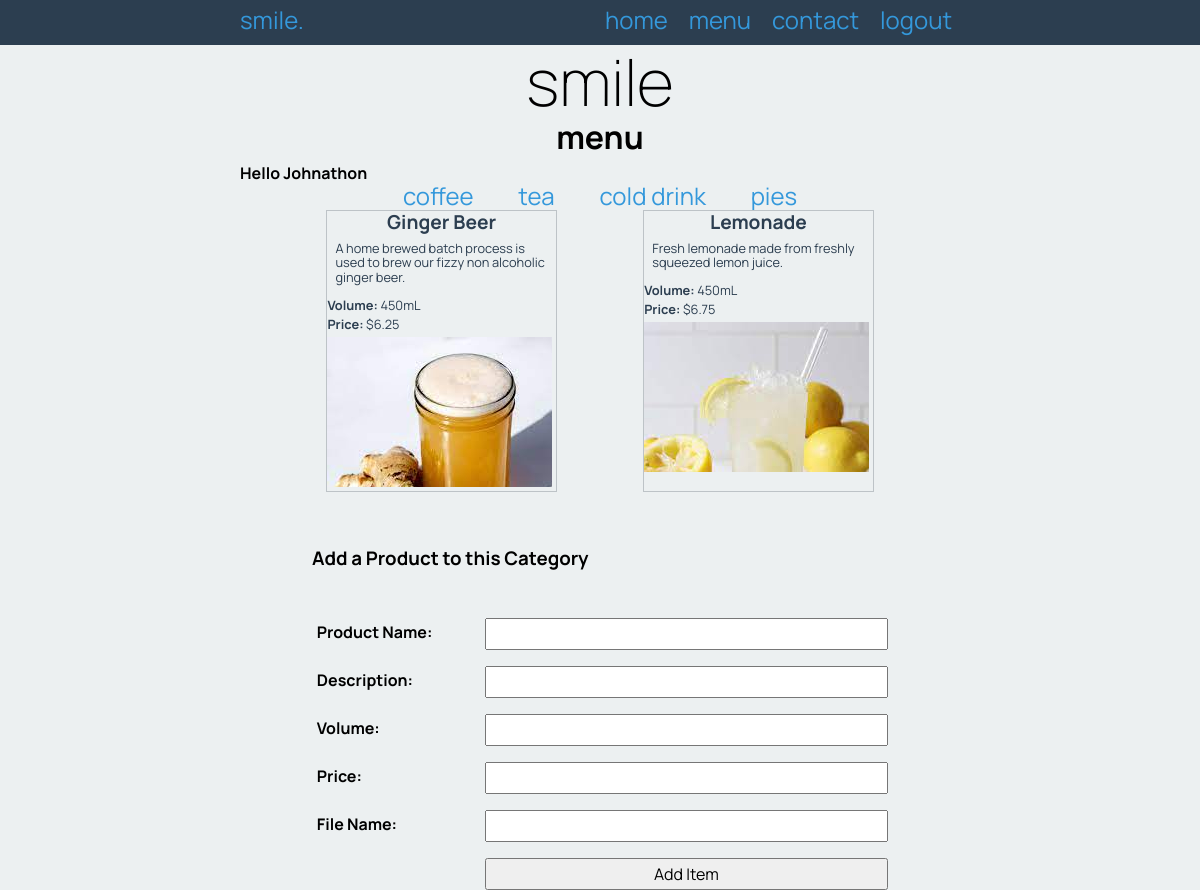
/menu/3 (signed in), run on the app's committed database.
### tables this page shows
CREATE TABLE "category" (
	"id"	INTEGER,
	"name"	varchar(30),
	PRIMARY KEY("id" AUTOINCREMENT)
);

CREATE TABLE "product" (
	"id"	INTEGER,
	"name"	varchar(30),
	"description"	varchar(300),
	"volume"	char(6),
	"filename"	varchar(30),
	"price"	decimal(5, 2),
	"cat_id"	INTEGER,
	PRIMARY KEY("id" AUTOINCREMENT)
);

### app.py (the view, shortened to what this page needs)
@app.route('/menu/<cat_id>', methods=["GET", "POST"])
def render_menu_page(cat_id):
    query = "SELECT name, description, volume, price, filename FROM product WHERE cat_id = ? ORDER BY name"
    conn = create_connection(DATABASE)
    cur = conn.cursor()
    cur.execute(query, (cat_id, ))
    coffees = cur.fetchall()
    cat_query = "SELECT * FROM category"
    cur.execute(cat_query)
    categories = cur.fetchall()
    conn.close()
    return render_template('menu.html', drinks=coffees, categories=categories, cat_id=cat_id, logged_in=is_logged_in())

### app.py (called while the page is built)
def create_connection(db_file):
    try:
        connection = sqlite3.connect(db_file)
        return connection
    except sqlite3.Error as e:
        print(e)
    return None

def is_logged_in():
    if session.get("user_name") is None:
        print("Not logged in")
        return False
    else:
        print("Logged in")
        return True

### templates/menu.html (shortened to what this page needs)
{% extends "base.html" %}
{% block pageheading %}menu{% endblock %}
{% block main %}
<div class="categories">
    <ul>
        {% for category in categories %}
        <li>
            <a href="/menu/{{ category[0] }}">{{ category[1] }}</a>
        </li>
        {% endfor %}
    </ul>
</div>
<div class="products">
    {% for drink in drinks %}
    <div class="product-box">
        <h3>{{ drink[0] }}</h3>
        <p class="product-box-info">{{ drink[1] }}</p>
        <p><strong>Volume: </strong>{{ drink[2] }}</p>
        <p><strong>Price: </strong>${{ drink[3] }}</p>
        <p class="product-box-image"><img src="/static/images/{{ drink[4] }}.jpg" /></p>
    </div>
    {% endfor %}
</div>
{% if logged_in %}
<form class="myform" action="/menu/{{ cat_id }}" method="post">
    <h3>Add a Product to this Category</h3>
    <div class="form-group">
        <div class="form-label">
            <label for="name">
                Product Name:
            </label>
        </div>
        <div class="form-element"><input type="text" id="name" name="name" /></div>
    </div>
    <div class="form-group">
        <div class="form-label">
            <label for="description">
                Description:
            </label>
        </div>
        <div class="form-element"><input type="text" id="description" name="description" /></div>
    </div>
    <div class="form-group">
        <div class="form-label">
            <label for="volume">
                Volume:
            </label>
        </div>
        <div class="form-element"><input type="text" id="volume" name="volume" /></div>
    </div>
    <div class="form-group">
        <div class="form-label">
            <label for="price">
                Price:
            </label>
        </div>
        <div class="form-element"><input type="number" step="0.01" min="0.1" max="30" id="price" name="price" /></div>
    </div>
    <div class="form-group">
        <div class="form-label">
            <label for="filename">
                File Name:
            </label>
        </div>
        <div class="form-element"><input type="text" id="filename" name="filename" /></div>
    </div>
    <div class="form-group">
        <div class="form-label"> </div>
        <div class="form-element">
            <input type="submit" value="Add Item" />
        </div>
    </div>
</form>
{% endif %}
{% endblock %}

### static/style.css (style rules this page uses)
* { font-family: 'Manrope', sans-serif; padding: 0; margin: 0; box-sizing: border-box; }
body { background-color: rgba(236, 240, 241, 1.0); }
img { max-width: 100%; }
a, a:visited { color: rgba(52, 152, 219, 1.0); text-decoration: none; }
.categories ul { list-style-type: none; text-align: center; }
.categories ul li { display: inline; margin: 0 20px; font-size: 1.5em; }
.products { display: flex; flex-wrap: wrap; justify-content: space-evenly; }
.product-box { width: 32%; border: 1px solid rgba(189, 195, 199, 1.0); color: rgba(44, 62, 80, 1.0); margin-bottom: 0.5rem; }
.product-box-image { height: 150px; overflow: hidden; }
.product-box-info { padding: 0.5rem; }
.product-box h3 { font-size: 1.2rem; text-align: center; }
.product-box p { font-size: 0.8rem; margin-bottom: 0.3rem; }
.myform { width: 80%; margin: auto; padding-top: 3rem; }
.form-group { padding-top: 3rem; }
.form-label { width: 30%; float: left; padding: 0.3rem; font-weight: bold; }
.form-element { width: 70%; float: left; }
.form-group input { padding: 0.3rem; width: 100%; }

### data on the page
category: name "coffee"
category: name "tea"
category: name "cold drink"
category: name "pies"
product: name "Ginger Beer", description "A home brewed batch process is used to brew our fizzy non alcoholic ginger beer.", volume "450mL", price "6.25", filename (picture)
product: name "Lemonade", description "Fresh lemonade made from freshly squeezed lemon juice.", volume "450mL", price "6.75", filename (picture)

### other printed values
{{ session.first_name }} "Johnathon"
